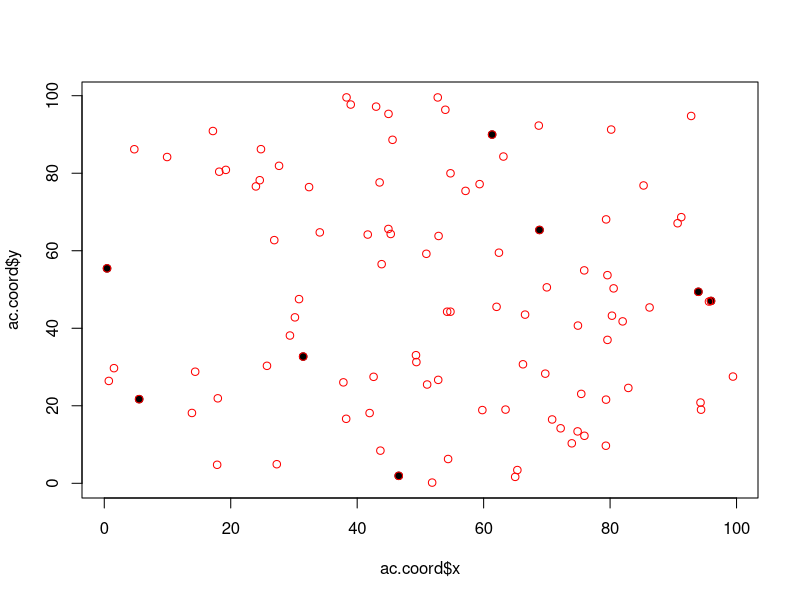
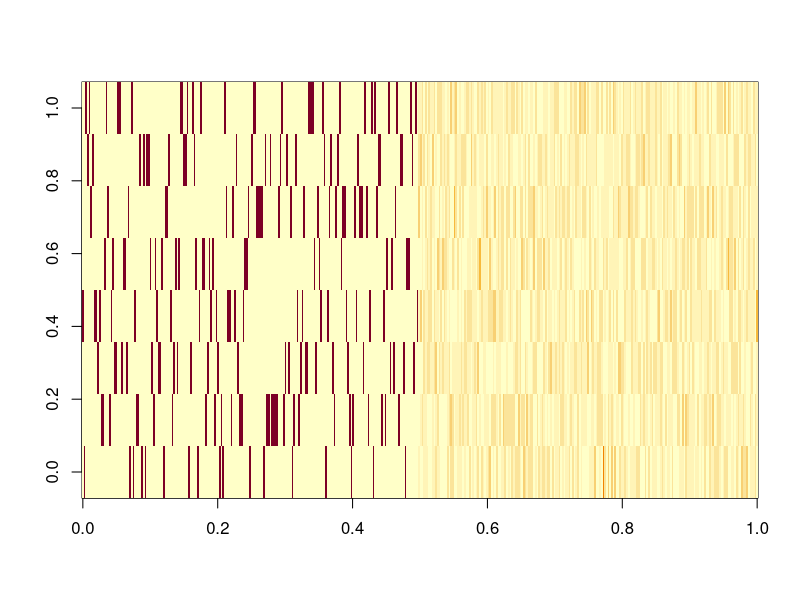
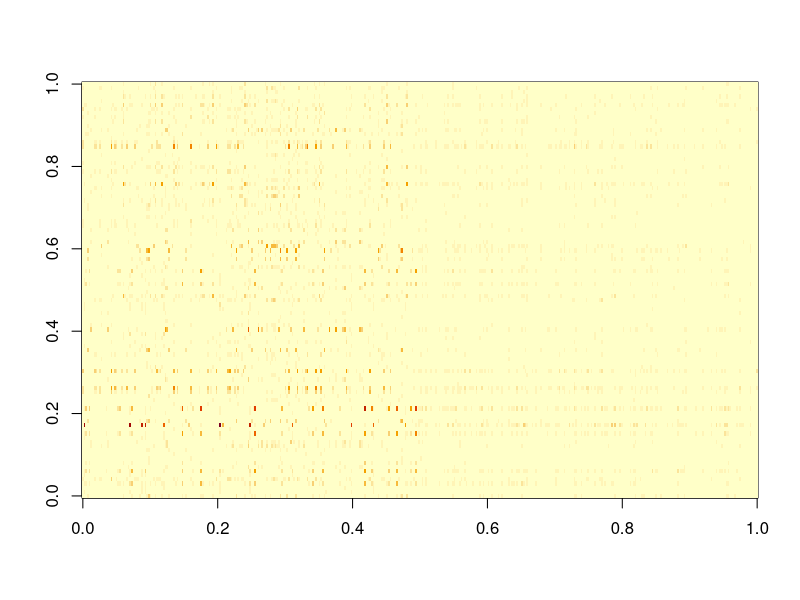

Reproduce these figures in R, in order. (Note: this script raises an error after producing the figures.)
rm(list=ls(all=TRUE))
set.seed(111)

#basic setup
n.tsegm=400
n.ac=8
n.grid=100
n=floor(runif(n.tsegm,min=10,max=900))

#spatial coordinates
grid.coord=data.frame(x=runif(n.grid,min=0,max=100),
                      y=runif(n.grid,min=0,max=100))
ac.ind.true=ind=sample(nrow(grid.coord),size=n.ac)
ac.coord.true=ac.coord=grid.coord[ind,]

rangox=range(c(ac.coord$x,grid.coord$x))
rangoy=range(c(ac.coord$y,grid.coord$y))
plot(ac.coord$x,ac.coord$y,pch=19,xlim=rangox,ylim=rangoy)
points(grid.coord$x,grid.coord$y,col='red')

#generate theta
theta=matrix(NA,n.tsegm,n.ac)
for (i in 1:n.tsegm){
  if (i< n.tsegm/2){ #pure thetas
    theta[i,]=0
    ind=sample(1:n.ac,size=1)
    theta[i,ind]=1
  }
  if (i>= n.tsegm/2){
    tmp=runif(n.ac)
    theta[i,]=tmp/sum(tmp)
  }
}
image(theta)
theta.true=theta

#distance decay parameter
phi.true=phi=0.06

#calculate probabilities associated with each n.ac
probs=matrix(NA,n.ac,n.grid)
for (i in 1:n.ac){
  x2=(ac.coord$x[i]-grid.coord$x)^2
  y2=(ac.coord$y[i]-grid.coord$y)^2
  dist=sqrt(x2+y2)
  tmp=exp(-phi*dist)
  probs[i,]=tmp/sum(tmp)
}

#cluster membership and data
z=matrix(NA,n.tsegm,n.ac)
z.disagg=array(NA,dim=c(n.tsegm,n.grid,n.ac))
y=matrix(0,n.tsegm,n.grid)
for (i in 1:n.tsegm){
  z[i,]=rmultinom(1,size=n[i],prob=theta[i,])
  for (j in 1:n.ac){
    z.disagg[i,,j]=rmultinom(1,size=z[i,j],prob=probs[j,])
    y[i,]=y[i,]+z.disagg[i,,j]
  }
}
z.true.disagg=z.disagg
image(y)

setwd('U:\\GIT_models\\AC_mixed')
write.csv(y,'fake data.csv',row.names=F)
write.csv(grid.coord,'fake data grid.csv',row.names=F)